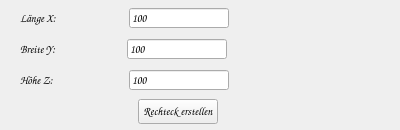
      <widget class="QWidget" name="tab_rechteck">
       <property name="sizePolicy">
        <sizepolicy hsizetype="Expanding" vsizetype="Preferred">
         <horstretch>0</horstretch>
         <verstretch>0</verstretch>
        </sizepolicy>
       </property>
       <property name="minimumSize">
        <size>
         <width>400</width>
         <height>130</height>
        </size>
       </property>
       <property name="maximumSize">
        <size>
         <width>800</width>
         <height>200</height>
        </size>
       </property>
       <attribute name="title">
        <string>Rechteck erstellen</string>
       </attribute>
       <layout class="QVBoxLayout" name="verticalLayout">
        <property name="spacing">
         <number>0</number>
        </property>
        <property name="topMargin">
         <number>0</number>
        </property>
        <property name="bottomMargin">
         <number>0</number>
        </property>
        <item>
         <widget class="QWidget" name="wg_x_roh" native="true">
          <property name="sizePolicy">
           <sizepolicy hsizetype="Expanding" vsizetype="Preferred">
            <horstretch>0</horstretch>
            <verstretch>0</verstretch>
           </sizepolicy>
          </property>
          <property name="minimumSize">
           <size>
            <width>0</width>
            <height>20</height>
           </size>
          </property>
          <property name="maximumSize">
           <size>
            <width>16777215</width>
            <height>25</height>
           </size>
          </property>
          <layout class="QHBoxLayout" name="horizontalLayout">
           <property name="spacing">
            <number>0</number>
           </property>
           <property name="topMargin">
            <number>0</number>
           </property>
           <property name="bottomMargin">
            <number>0</number>
           </property>
           <item>
            <widget class="QLabel" name="lb_rechteck_laenge">
             <property name="sizePolicy">
              <sizepolicy hsizetype="Fixed" vsizetype="Fixed">
               <horstretch>0</horstretch>
               <verstretch>0</verstretch>
              </sizepolicy>
             </property>
             <property name="minimumSize">
              <size>
               <width>0</width>
               <height>20</height>
              </size>
             </property>
             <property name="maximumSize">
              <size>
               <width>200</width>
               <height>25</height>
              </size>
             </property>
             <property name="font">
              <font>
               <family>Comic Sans MS</family>
               <pointsize>8</pointsize>
               <bold>false</bold>
              </font>
             </property>
             <property name="text">
              <string>Länge X: </string>
             </property>
             <property name="alignment">
              <set>Qt::AlignmentFlag::AlignLeading|Qt::AlignmentFlag::AlignLeft|Qt::AlignmentFlag::AlignVCenter</set>
             </property>
            </widget>
           </item>
           <item>
            <spacer name="horizontalSpacer_14">
             <property name="orientation">
              <enum>Qt::Orientation::Horizontal</enum>
             </property>
             <property name="sizeType">
              <enum>QSizePolicy::Policy::Fixed</enum>
             </property>
             <property name="sizeHint" stdset="0">
              <size>
               <width>71</width>
               <height>20</height>
              </size>
             </property>
            </spacer>
           </item>
           <item>
            <widget class="QLineEdit" name="le_rechteck_laenge">
             <property name="sizePolicy">
              <sizepolicy hsizetype="Fixed" vsizetype="Fixed">
               <horstretch>0</horstretch>
               <verstretch>0</verstretch>
              </sizepolicy>
             </property>
             <property name="minimumSize">
              <size>
               <width>100</width>
               <height>20</height>
              </size>
             </property>
             <property name="maximumSize">
              <size>
               <width>150</width>
               <height>20</height>
              </size>
             </property>
             <property name="font">
              <font>
               <family>Comic Sans MS</family>
               <pointsize>8</pointsize>
               <bold>false</bold>
              </font>
             </property>
             <property name="text">
              <string>100</string>
             </property>
            </widget>
           </item>
           <item>
            <spacer name="horizontalSpacer_17">
             <property name="orientation">
              <enum>Qt::Orientation::Horizontal</enum>
             </property>
             <property name="sizeHint" stdset="0">
              <size>
               <width>40</width>
               <height>20</height>
              </size>
             </property>
            </spacer>
           </item>
          </layout>
         </widget>
        </item>
        <item>
         <widget class="QWidget" name="wg_y_roh" native="true">
          <property name="sizePolicy">
           <sizepolicy hsizetype="Expanding" vsizetype="Preferred">
            <horstretch>0</horstretch>
            <verstretch>0</verstretch>
           </sizepolicy>
          </property>
          <property name="minimumSize">
           <size>
            <width>0</width>
            <height>20</height>
           </size>
          </property>
          <property name="maximumSize">
           <size>
            <width>16777215</width>
            <height>25</height>
           </size>
          </property>
          <layout class="QHBoxLayout" name="horizontalLayout_2">
           <property name="spacing">
            <number>0</number>
           </property>
           <property name="topMargin">
            <number>0</number>
           </property>
           <property name="bottomMargin">
            <number>0</number>
           </property>
           <item>
            <widget class="QLabel" name="lb_rechteck_breite">
             <property name="sizePolicy">
              <sizepolicy hsizetype="Fixed" vsizetype="Fixed">
               <horstretch>0</horstretch>
               <verstretch>0</verstretch>
              </sizepolicy>
             </property>
             <property name="minimumSize">
              <size>
               <width>0</width>
               <height>20</height>
              </size>
             </property>
             <property name="maximumSize">
              <size>
               <width>200</width>
               <height>25</height>
              </size>
             </property>
             <property name="font">
              <font>
               <family>Comic Sans MS</family>
               <pointsize>8</pointsize>
               <bold>false</bold>
              </font>
             </property>
             <property name="text">
              <string>Breite Y: </string>
             </property>
             <property name="alignment">
              <set>Qt::AlignmentFlag::AlignLeading|Qt::AlignmentFlag::AlignLeft|Qt::AlignmentFlag::AlignVCenter</set>
             </property>
            </widget>
           </item>
           <item>
            <spacer name="horizontalSpacer_15">
             <property name="orientation">
              <enum>Qt::Orientation::Horizontal</enum>
             </property>
             <property name="sizeType">
              <enum>QSizePolicy::Policy::Fixed</enum>
             </property>
             <property name="sizeHint" stdset="0">
              <size>
               <width>69</width>
               <height>20</height>
              </size>
             </property>
            </spacer>
           </item>
           <item>
            <widget class="QLineEdit" name="le_rechteck_breite">
             <property name="sizePolicy">
              <sizepolicy hsizetype="Fixed" vsizetype="Fixed">
               <horstretch>0</horstretch>
               <verstretch>0</verstretch>
              </sizepolicy>
             </property>
             <property name="minimumSize">
              <size>
               <width>100</width>
               <height>20</height>
              </size>
             </property>
             <property name="maximumSize">
              <size>
               <width>150</width>
               <height>20</height>
              </size>
             </property>
             <property name="font">
              <font>
               <family>Comic Sans MS</family>
               <pointsize>8</pointsize>
               <bold>false</bold>
              </font>
             </property>
             <property name="text">
              <string>100</string>
             </property>
            </widget>
           </item>
           <item>
            <spacer name="horizontalSpacer_18">
             <property name="orientation">
              <enum>Qt::Orientation::Horizontal</enum>
             </property>
             <property name="sizeHint" stdset="0">
              <size>
               <width>40</width>
               <height>20</height>
              </size>
             </property>
            </spacer>
           </item>
          </layout>
         </widget>
        </item>
        <item>
         <widget class="QWidget" name="wg_z_roh" native="true">
          <property name="sizePolicy">
           <sizepolicy hsizetype="Expanding" vsizetype="Preferred">
            <horstretch>0</horstretch>
            <verstretch>0</verstretch>
           </sizepolicy>
          </property>
          <property name="minimumSize">
           <size>
            <width>0</width>
            <height>20</height>
           </size>
          </property>
          <property name="maximumSize">
           <size>
            <width>16777215</width>
            <height>25</height>
           </size>
          </property>
          <layout class="QHBoxLayout" name="horizontalLayout_3">
           <property name="spacing">
            <number>0</number>
           </property>
           <property name="topMargin">
            <number>0</number>
           </property>
           <property name="bottomMargin">
            <number>0</number>
           </property>
           <item>
            <widget class="QLabel" name="lb_rechteck_hoehe">
             <property name="sizePolicy">
              <sizepolicy hsizetype="Fixed" vsizetype="Fixed">
               <horstretch>0</horstretch>
               <verstretch>0</verstretch>
              </sizepolicy>
             </property>
             <property name="minimumSize">
              <size>
               <width>0</width>
               <height>20</height>
              </size>
             </property>
             <property name="maximumSize">
              <size>
               <width>200</width>
               <height>25</height>
              </size>
             </property>
             <property name="font">
              <font>
               <family>Comic Sans MS</family>
               <pointsize>8</pointsize>
               <bold>false</bold>
              </font>
             </property>
             <property name="text">
              <string>Höhe Z:  </string>
             </property>
             <property name="alignment">
              <set>Qt::AlignmentFlag::AlignLeading|Qt::AlignmentFlag::AlignLeft|Qt::AlignmentFlag::AlignVCenter</set>
             </property>
            </widget>
           </item>
           <item>
            <spacer name="horizontalSpacer_16">
             <property name="orientation">
              <enum>Qt::Orientation::Horizontal</enum>
             </property>
             <property name="sizeType">
              <enum>QSizePolicy::Policy::Fixed</enum>
             </property>
             <property name="sizeHint" stdset="0">
              <size>
               <width>71</width>
               <height>20</height>
              </size>
             </property>
            </spacer>
           </item>
           <item>
            <widget class="QLineEdit" name="le_rechteck_hoehe">
             <property name="sizePolicy">
              <sizepolicy hsizetype="Fixed" vsizetype="Fixed">
               <horstretch>0</horstretch>
               <verstretch>0</verstretch>
              </sizepolicy>
             </property>
             <property name="minimumSize">
              <size>
               <width>100</width>
               <height>20</height>
              </size>
             </property>
             <property name="maximumSize">
              <size>
               <width>150</width>
               <height>20</height>
              </size>
             </property>
             <property name="font">
              <font>
               <family>Comic Sans MS</family>
               <pointsize>8</pointsize>
               <bold>false</bold>
              </font>
             </property>
             <property name="text">
              <string>100</string>
             </property>
            </widget>
           </item>
           <item>
            <spacer name="horizontalSpacer_19">
             <property name="orientation">
              <enum>Qt::Orientation::Horizontal</enum>
             </property>
             <property name="sizeHint" stdset="0">
              <size>
               <width>40</width>
               <height>20</height>
              </size>
             </property>
            </spacer>
           </item>
          </layout>
         </widget>
        </item>
        <item>
         <widget class="QWidget" name="wg_button_roh" native="true">
          <property name="sizePolicy">
           <sizepolicy hsizetype="Expanding" vsizetype="Preferred">
            <horstretch>0</horstretch>
            <verstretch>0</verstretch>
           </sizepolicy>
          </property>
          <property name="minimumSize">
           <size>
            <width>0</width>
            <height>20</height>
           </size>
          </property>
          <property name="maximumSize">
           <size>
            <width>16777215</width>
            <height>25</height>
           </size>
          </property>
          <layout class="QHBoxLayout" name="horizontalLayout_4">
           <property name="spacing">
            <number>0</number>
           </property>
           <property name="topMargin">
            <number>0</number>
           </property>
           <property name="bottomMargin">
            <number>0</number>
           </property>
           <item>
            <spacer name="horizontalSpacer">
             <property name="orientation">
              <enum>Qt::Orientation::Horizontal</enum>
             </property>
             <property name="sizeType">
              <enum>QSizePolicy::Policy::Fixed</enum>
             </property>
             <property name="sizeHint" stdset="0">
              <size>
               <width>118</width>
               <height>20</height>
              </size>
             </property>
            </spacer>
           </item>
           <item>
            <widget class="QPushButton" name="pb_rechteck">
             <property name="minimumSize">
              <size>
               <width>0</width>
               <height>20</height>
              </size>
             </property>
             <property name="maximumSize">
              <size>
               <width>16777215</width>
               <height>25</height>
              </size>
             </property>
             <property name="font">
              <font>
               <family>Comic Sans MS</family>
               <pointsize>8</pointsize>
               <bold>false</bold>
              </font>
             </property>
             <property name="text">
              <string>Rechteck erstellen</string>
             </property>
             <property name="autoDefault">
              <bool>true</bool>
             </property>
            </widget>
           </item>
           <item>
            <spacer name="horizontalSpacer_3">
             <property name="orientation">
              <enum>Qt::Orientation::Horizontal</enum>
             </property>
             <property name="sizeHint" stdset="0">
              <size>
               <width>40</width>
               <height>20</height>
              </size>
             </property>
            </spacer>
           </item>
          </layout>
         </widget>
        </item>
       </layout>
      </widget>
